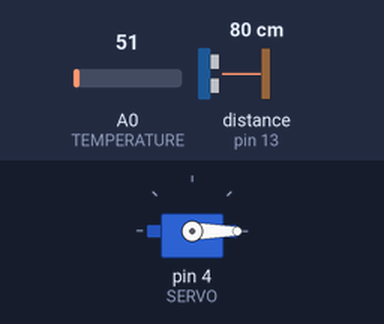
Bench run of a sketch on a simulated Arduino Uno, built with avr-gcc and run on an emulated ATmega328P. On the bench: servo. Wiring (inferred from the names in the program): ultrasonic range finder: trigger pin 12; echo pin 13. The test bench sets the inputs (shaded band); at power-on: A0 (TEMPERATURE) = 51, distance to the obstacle (sensor on pin 13) 80 cm. The echo pulse lasts 58.3 µs per cm; what the sketch prints to the serial monitor is not drawn.

Above: at 0.05 s.
Timing chart, 0 to 3.0 s (numbered marks = the images above):
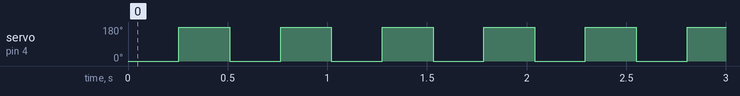

The sketch:

testingUltrasonicAndServo.ino
```cpp
#include <Servo.h>

#define ECHO 13
#define TRIGGER 12
#define TEMPERATURE A0
#define SERVO 4

#define LEFT 0
#define RIGHT 1

/* Function prototypes */
int checkSurroundings(void);
float calculatePeriod(void);
float distanceFromSensor(void);

/* Global variables */
Servo myServo;
int currentServoDegrees = 0;

void setup() {
  // put your setup code here, to run once:
  Serial.begin(9600);

  pinMode(ECHO, INPUT);
  pinMode(TRIGGER, OUTPUT);
  pinMode(TEMPERATURE, INPUT);
  myServo.attach(SERVO);
}

void loop() {
  // put your main code here, to run repeatedly:
  Serial.println(checkSurroundings());
}

int checkSurroundings(void) {
  float leftDistance;
  float rightDistance;

  myServo.write(0);
  delay(200);
  leftDistance = distanceFromSensor();
  myServo.write(180);
  delay(200);
  rightDistance = distanceFromSensor();
  myServo.write(90);

  if (leftDistance - rightDistance > -0.05) {
    return LEFT;
  }
  return RIGHT;
}

/**
 * This function is meant to calculate the sound's period based on the reading from the
 * LM35 temperature sensor and lecture slides. It reads the temperature sensor value, then
 * returns the calculated period.
 *
 * This function takes into account that the sound wave must travel twice the distance
 * (hence, 20000.0 is used instead of 10000.0)
 */
float calculatePeriod(void) {
  long startTime = millis();                              // Get current uptime of Arduino board
  long totalMilliVolts = 0;                               // Long for storing total millivolts (long to prevent overflow)
  long numMeasures = 0;                                   // Long for storing number of measurements (long to prevent overflow)

  while (millis() - startTime < 50) {                     // Measure for 50 milliseconds
    totalMilliVolts += analogRead(TEMPERATURE);        // Add to total millivolts measures
    numMeasures++;                                        // Increment measure counter
  }

  // Calculate the period, then return it
  // Calculation gotten from lecture slides
  // The value 0.415282392 is used instead of 500.0/1024.0 - we believe this will reduce the number of computations needed
  // Calculation is (1000000 / 100) * (1 / (331.5 + 0.6 * Temperature))
  // Our reduced calculation is seen below
  return 20000.0 / (331.5 + 0.6*(((float) totalMilliVolts)/((float) numMeasures) * (0.415282392)));
                                /*--------------------- Temperature in C -----------------------*/
}

/**
 * This function determines how far away an object is from the sensor. The calculations
 * are based on the formula given in the lecture slides
 *
 * Distance in cm = Echo pulse width (in us) / period
 */
float distanceFromSensor(void) {
  // Send a start signal to the trigger pin
  digitalWrite(TRIGGER, HIGH);
  delayMicroseconds(10);
  digitalWrite(TRIGGER, LOW);

  // Measure how long it takes the echo signals to return
  unsigned long echoTime = pulseIn(ECHO, HIGH);

  // Build in delay with calculatePeriod(), so we do not need to delay an extra 50ms after calling this function
  float period = calculatePeriod();

  // Return the distance (in centimeters)
  return ((float) echoTime / period);
}
```

Measured:
- by itself, servo on pin 4 (SERVO): alternates 180° for 0.26 s and 0° for 0.25 s
